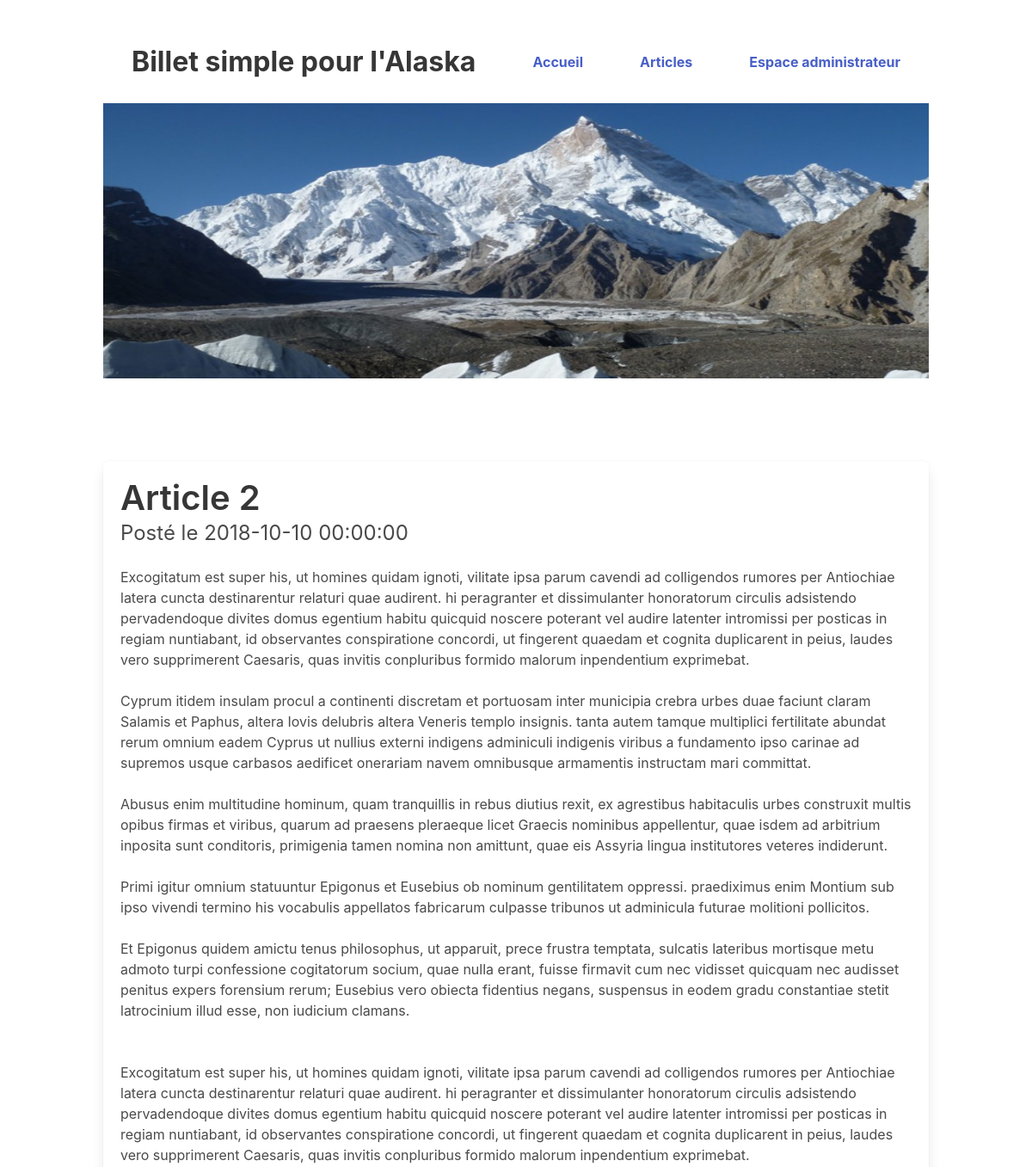
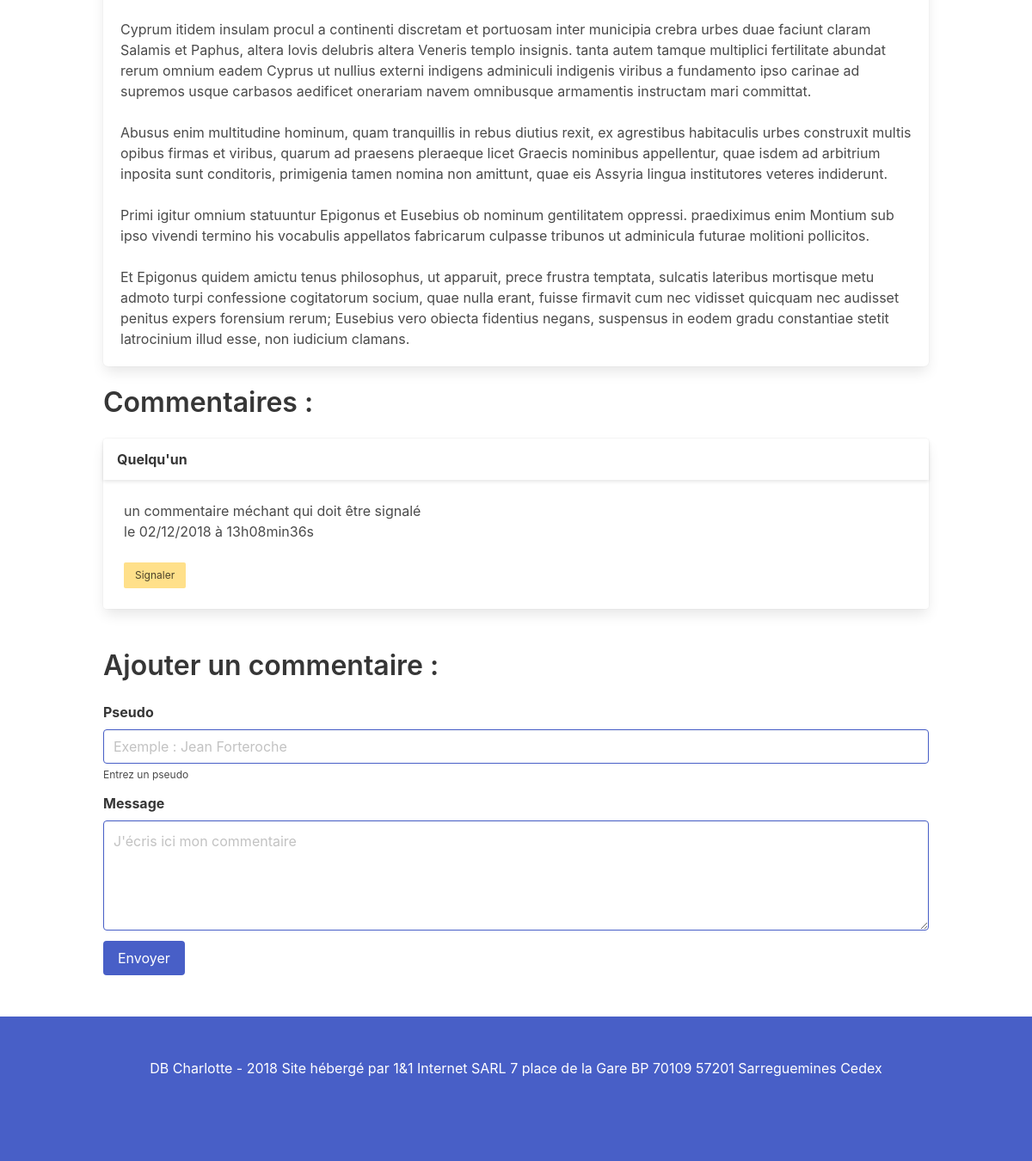
The app's page /index.php?action=article&id=2 with its own data (2 pictures, top to bottom).
### tables this page shows
CREATE TABLE IF NOT EXISTS `articles` (
  `id` int(11) NOT NULL AUTO_INCREMENT,
  `title` varchar(200) NOT NULL,
  `content` text NOT NULL,
  `date_create` datetime NOT NULL,
  PRIMARY KEY (`id`)
);

CREATE TABLE IF NOT EXISTS `comments` (
  `id` int(11) NOT NULL AUTO_INCREMENT,
  `articleid` int(11) NOT NULL,
  `author` varchar(30) NOT NULL,
  `content` text NOT NULL,
  `date_create` datetime NOT NULL,
  `warning` tinyint(1) NOT NULL,
  PRIMARY KEY (`id`)
);

### controller/Controller.php (called while the page is built, shortened)
<?php
require_once('./model/Model.php');
class Controller
{
    protected $modelArticle;
    function __construct()
    {
        $this->modelArticle = new Model();
    }
    public function getArticle($id)
    {
        $article = $this->modelArticle->getArticle($id);
        $article = $article->fetch();
        $comments = $this->getComments($id);
        require('./view/frontend/articleView.php');
    }
    public function getComments($id)
    {
        $comments = $this->modelArticle->getComments($_GET['id']);
        return $comments;
    }
}

### model/Connexion.php (called while the page is built, shortened)
<?php
class Connexion
{
    public function getDb(){
        try
        {
            $db = new PDO('mysql:host=localhost;dbname=bddblogecrivain', 'root', '');
            $db->setAttribute(PDO::ATTR_ERRMODE, PDO::ERRMODE_EXCEPTION);
            $this->db = $db;
            return $this->db;
        }
        catch(Exception $e)
        {
            die('Erreur : '.$e->getMessage());
        }
    }
}

### model/Model.php (called while the page is built, shortened)
<?php
require_once('Connexion.php');
class Model extends Connexion {
    protected $db;
    public function __construct(){
        $this->db = $this->getDb();
    }
    public function getArticle($id){
        $request = $this->db->prepare('SELECT * FROM articles WHERE id = :id');
        $request->bindValue(':id', (int) $id, PDO::PARAM_INT);
        $request->execute();
        return $request;
    }
    public function getComments($id) {
        $comments = $this->db->prepare('SELECT id, articleid, author, content, DATE_FORMAT(date_create, \'%d/%m/%Y à %Hh%imin%ss\') AS comment_date_fr FROM comments WHERE articleid = ? ORDER BY date_create DESC');
        $comments->execute(array($id));
        return $comments;
    }
}

### view/frontend/articleView.php (the view)
<?php include('./view/template/header.php'); ?>
<section class="section">
  <div class="container">
      <div class="tile is-vertical box">
        <h2 class="title is-2">
        <?= strip_tags($article['title'])?>
        </h2>
        <p class="subtitle is-4">Posté le <?= $article['date_create']; ?>
        <p><?= nl2br($article['content']); ?></p>
      </div>
      <div class="tile is-vertical">
          <h3 class="title is-3">Commentaires : </h3>
          <?php
          while ($comment = $comments->fetch()){
          ?>
          <div class="card">
            <header class="card-header">
              <p class="card-header-title">
                <strong><?= strip_tags($comment['author']) ?></strong>
              </p>
            </header>
            <div class="card-content">
              <div class="content">
                <?= nl2br(strip_tags($comment['content'])); ?>
                <br>
                le <?= $comment['comment_date_fr'] ?>
              </div>
              <form action="index.php?action=warningComment&amp;id=<?= $comment['id']; ?>" method="post"">
                <input class="button is-warning is-small" type="submit" value="Signaler">
              </form>
            </div>
          </div><br/>
          <?php
          }
          ?>
      </div>
      <br/>
      <div class="tile is-vertical">
        <h3 class="title is-3">Ajouter un commentaire : </h3>
        <form action="index.php?action=addComment&amp;id=<?= $article['id']; ?>" method ="post">
            <div class="field">
              <label for="author" class="label">Pseudo</label>
              <div class="control">
                <input class="input is-link" name="author" type="text" placeholder="Exemple : Jean Forteroche">
              </div>
                <p class="help">Entrez un pseudo</p>
            </div>
            <div class="field">
              <label class="label" for="content">Message</label>
              <div class="control">
                <textarea class="textarea is-link" name="content" placeholder="J'écris ici mon commentaire"></textarea>
              </div>
            </div>
            <p><button class="button is-link" type="submit">Envoyer</button></p>
          </form>
      </div>
  </div>
</section>
<?php include('./view/template/footer.php'); ?>

### records on screen
articles: title "Article 2", date_create "2018-10-10 00:00:00", content "Excogitatum est super his, ut homines quidam ignoti, vilitate ipsa parum cavendi ad colligendos rumores per Antiochiae latera cuncta destinarentur relaturi quae audirent. hi peragranter et dissimulanter honoratorum circulis adsistendo pervadendoque divites domus egentium habitu quicquid noscere poterant vel audire latenter intromissi per posticas in regiam nuntiabant, id observantes conspiratione concordi, ut fingerent quaedam et cognita duplicarent in peius, laudes vero supprimerent Caesaris, quas invitis conpluribus formido malorum inpendentium exprimebat. Cyprum itidem insulam procul a continenti discretam et portuosam inter municipia crebra urbes duae faciunt claram Salamis et Paphus,…"
comments: author "Quelqu'un", content "un commentaire méchant qui doit être signalé", comment_date_fr "02/12/2018 à 13h08min36s"
